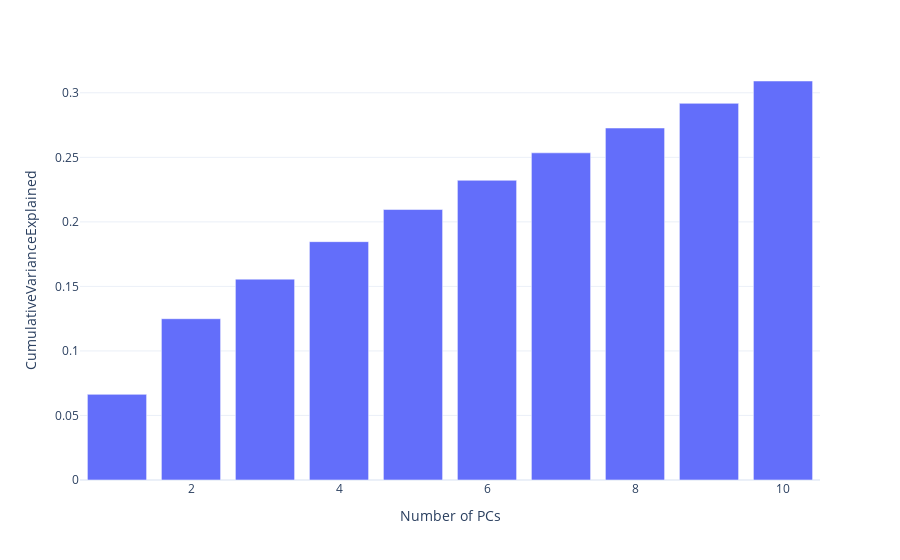

Notebook code for this chart:
### Markdown cell above
It's also common to plot the cumulative variance profile.

### Code cell
fig = px.bar(ScreeDataFrame, x='Number of PCs', y='CumulativeVarianceExplained', template='plotly_white')
fig.show()

### Figure 1 — Plotly figure (JSON) as saved in the notebook; plotly's stock layout.template omitted (floating-point values rounded to 4 significant figures)
{"data": [{"alignmentgroup": "True", "hovertemplate": "Number of PCs=%{x}<br>CumulativeVarianceExplained=%{y}<extra></extra>", "legendgroup": "", "marker": {"color": "#636efa", "pattern": {"shape": ""}}, "name": "", "offsetgroup": "", "orientation": "v", "showlegend": false, "textposition": "auto", "type": "bar", "x": [1, 2, 3, 4, 5, 6, 7, 8, 9, 10], "xaxis": "x", "y": [0.06634, 0.125, 0.1556, 0.1847, 0.2096, 0.2322, 0.2535, 0.2727, 0.2918, 0.3091], "yaxis": "y"}], "layout": {"barmode": "relative", "legend": {"tracegroupgap": 0}, "margin": {"t": 60}, "xaxis": {"anchor": "y", "domain": [0, 1], "title": {"text": "Number of PCs"}}, "yaxis": {"anchor": "x", "domain": [0, 1], "title": {"text": "CumulativeVarianceExplained"}}}}
